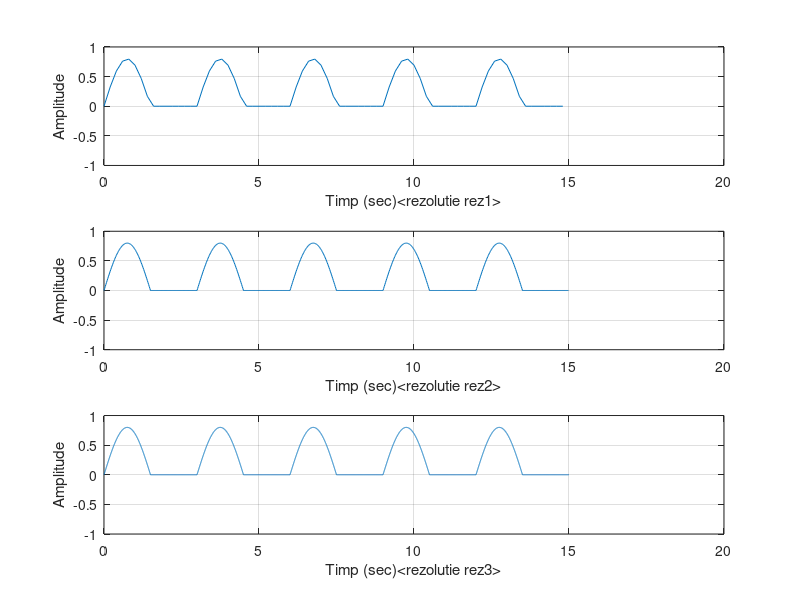

MATLAB code to generate this figure:
T=15;                  
T0= 3 ;                
rez1 = 0.2;            
rez2 = 0.02;           
rez3 = 0.002;          


N1= round(T/rez1);     
t1=rez1*(0:N1-1);      
                       
                       
F0=1/T0;               


SemnalMonoalternant1 = [];
SemnalMonoalternant1 = 0.8 *sin(2*pi*F0*t1);      

for i = 1:1:length(SemnalMonoalternant1)          
    
    if SemnalMonoalternant1(i) < 0
    SemnalMonoalternant1(i) = 0;
    end
    
end  

subplot(3,1,1),plot(t1,SemnalMonoalternant1),grid, ylim([-1 1]),xlabel('Timp (sec)<rezolutie rez1>') ,ylabel('Amplitude')



N2= round(T/rez2);  
t2=rez2*(0:N2-1);   
                 
                
SemnalMonoalternant2 = [];
SemnalMonoalternant2 = 0.8 *sin(2*pi*F0*t2);

for i = 1:1:length(SemnalMonoalternant2)
    
    if SemnalMonoalternant2(i) < 0
    SemnalMonoalternant2(i) = 0;
    end
    
end  

subplot(3,1,2),plot(t2,SemnalMonoalternant2),grid, ylim([-1 1]),xlabel('Timp (sec)<rezolutie rez2>') ,ylabel('Amplitude')



N3= round(T/rez3);  
t3=rez3*(0:N3-1);    
                
SemnalMonoalternant3 = [];
SemnalMonoalternant3 = 0.8 *sin(2*pi*F0*t3);

for i = 1:1:length(SemnalMonoalternant3)
    
    if SemnalMonoalternant3(i) < 0
    SemnalMonoalternant3(i) = 0;
    end
    
end  

subplot(3,1,3), plot(t3,SemnalMonoalternant3),grid, ylim([-1 1]),xlabel('Timp (sec)<rezolutie rez3>') ,ylabel('Amplitude')
